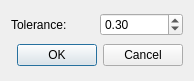
<ui version="4.0" >
 <class>SpectrumAlignmentDialogTemplate</class>
 <widget class="QDialog" name="SpectrumAlignmentDialogTemplate" >
  <property name="geometry" >
   <rect>
    <x>0</x>
    <y>0</y>
    <width>194</width>
    <height>81</height>
   </rect>
  </property>
  <property name="windowTitle" >
   <string>Spectrum alignment</string>
  </property>
  <layout class="QVBoxLayout" name="verticalLayout" >
   <item>
    <layout class="QHBoxLayout" name="horizontalLayout" >
     <item>
      <widget class="QLabel" name="tolerance_label" >
       <property name="text" >
        <string>Tolerance:</string>
       </property>
      </widget>
     </item>
     <item>
      <widget class="QDoubleSpinBox" name="tolerance_spinbox" >
       <property name="singleStep" >
        <double>0.010000000000000</double>
       </property>
       <property name="value" >
        <double>0.300000000000000</double>
       </property>
      </widget>
     </item>
    </layout>
   </item>
   <item>
    <widget class="QDialogButtonBox" name="buttonBox" >
     <property name="orientation" >
      <enum>Qt::Horizontal</enum>
     </property>
     <property name="standardButtons" >
      <set>QDialogButtonBox::Cancel|QDialogButtonBox::Ok</set>
     </property>
    </widget>
   </item>
  </layout>
 </widget>
 <resources/>
 <connections>
  <connection>
   <sender>buttonBox</sender>
   <signal>accepted()</signal>
   <receiver>SpectrumAlignmentDialogTemplate</receiver>
   <slot>accept()</slot>
   <hints>
    <hint type="sourcelabel" >
     <x>248</x>
     <y>254</y>
    </hint>
    <hint type="destinationlabel" >
     <x>157</x>
     <y>274</y>
    </hint>
   </hints>
  </connection>
  <connection>
   <sender>buttonBox</sender>
   <signal>rejected()</signal>
   <receiver>SpectrumAlignmentDialogTemplate</receiver>
   <slot>reject()</slot>
   <hints>
    <hint type="sourcelabel" >
     <x>316</x>
     <y>260</y>
    </hint>
    <hint type="destinationlabel" >
     <x>286</x>
     <y>274</y>
    </hint>
   </hints>
  </connection>
 </connections>
</ui>
